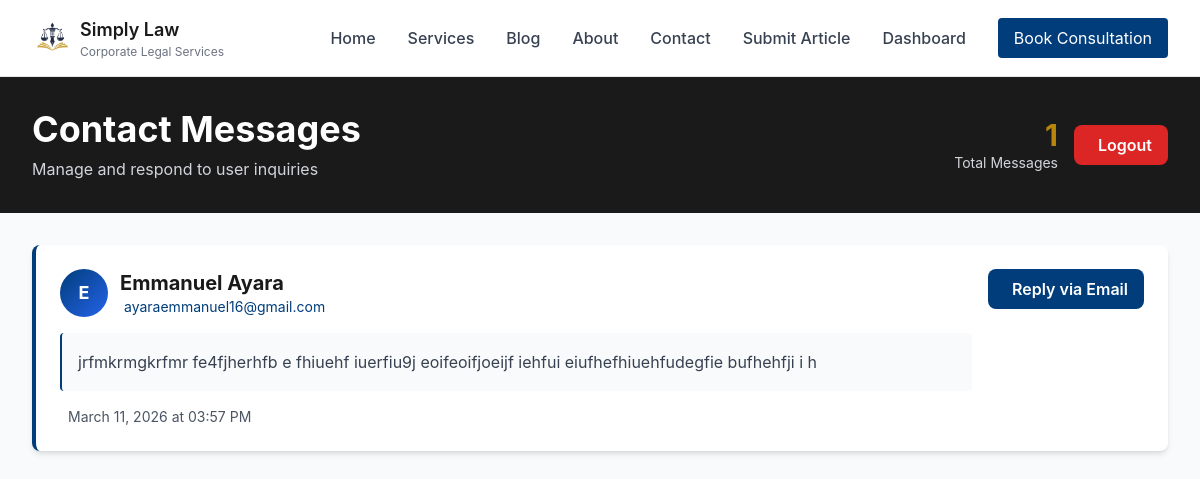
/admin/messages (signed in), run on the app's committed database.
### models.py (models this page shows)
class Message(db.Model):
    id = db.Column(db.Integer, primary_key=True)
    name = db.Column(db.String(100), nullable=False)
    email = db.Column(db.String(120), nullable=False)
    message = db.Column(db.Text, nullable=False)
    date_sent = db.Column(db.DateTime, default=datetime.utcnow)

### blueprints/admin.py (the view)
@admin_bp.route('/admin/messages')
@login_required
@admin_required
def view_messages():
    messages = Message.query.order_by(Message.date_sent.desc()).all()
    return render_template('messages.html', messages=messages)

### security.py (called while the page is built)
def admin_required(f):
    @wraps(f)
    def decorated_function(*args, **kwargs):
        if not current_user.is_authenticated:
            flash('You must be logged in.', 'danger')
            return redirect(url_for('auth.admin_login'))
        if not current_user.is_admin:
            flash('You do not have permission to access this page.', 'danger')
            return redirect(url_for('public.home'))
        return f(*args, **kwargs)
    return decorated_function

### templates/messages.html (shortened to what this page needs)
{% extends 'base.html' %}
{% block content %}
<section class="bg-law-dark text-white py-8">
    <div class="max-w-7xl mx-auto px-4 sm:px-6 lg:px-8">
        <div class="flex items-center justify-between">
            <div>
                <h1 class="text-4xl font-bold mb-2">Contact Messages</h1>
                <p class="text-gray-300">Manage and respond to user inquiries</p>
            </div>
            <div class="flex items-center gap-4">
                <div class="text-right">
                    <div class="text-3xl font-bold text-law-gold">{{ messages|length }}</div>
                    <div class="text-gray-300 text-sm">Total Messages</div>
                </div>
                <a href="{{ url_for('auth.admin_logout') }}" class="px-4 py-2 bg-red-600 text-white font-semibold rounded-lg hover:bg-red-700 transition inline-flex items-center gap-2">
                    Logout
                </a>
            </div>
        </div>
    </div>
</section>
<section class="py-8 bg-gray-50 min-h-screen">
    <div class="max-w-7xl mx-auto px-4 sm:px-6 lg:px-8">
        {% if messages %}
            <div class="space-y-4">
                {% for msg in messages %}
                    <div class="bg-white rounded-lg shadow-md hover:shadow-lg transition p-6 border-l-4 border-law-blue">
                        <div class="flex flex-col md:flex-row md:items-start md:justify-between">
                            <div class="flex-1 mb-4 md:mb-0">
                                <div class="mb-4">
                                    <div class="flex items-center gap-3 mb-3">
                                        <div class="w-12 h-12 rounded-full bg-gradient-to-br from-law-blue to-blue-600 flex items-center justify-center text-white font-bold text-lg">
                                            {{ msg.name[0].upper() }}
                                        </div>
                                        <div>
                                            <h3 class="text-xl font-bold text-law-dark">{{ msg.name }}</h3>
                                            <a href="mailto:{{ msg.email }}" class="text-law-blue hover:underline text-sm flex items-center gap-1">
                                                {{ msg.email }}
                                            </a>
                                        </div>
                                    </div>
                                </div>
                                <div class="mb-4 p-4 bg-gray-50 rounded border-l-2 border-law-blue">
                                    <p class="text-gray-700 leading-relaxed">
                                        {{ msg.message }}
                                    </p>
                                </div>
                                <div class="flex items-center gap-2 text-sm text-gray-600">
                                    <span>{{ msg.date_sent.strftime('%B %d, %Y at %I:%M %p') }}</span>
                                </div>
                            </div>
                            <div class="flex flex-col gap-2 md:ml-4">
                                <a href="mailto:{{ msg.email }}?subject=Re: Your Message to Simply Law-verse"
                                   class="px-4 py-2 bg-law-blue text-white font-semibold rounded-lg hover:bg-opacity-90 transition text-center inline-flex items-center justify-center gap-2">
                                    Reply via Email
                                </a>
                            </div>
                        </div>
                </div>
            {% endfor %}
        </div>
    {% endif %}
    </div>
</section>
{% endblock %}

### templates/base.html (style rules this page uses)
* { margin: 0; padding: 0; box-sizing: border-box; }
html { scroll-behavior: smooth; }
body { font-family: 'Inter', system-ui, -apple-system, sans-serif; background-color: #fafaf8; color: #1a1a1a; line-height: 1.6; }
a { transition: color 0.3s ease; }
.page-container { min-height: 100vh; display: flex; flex-direction: column; }
.bg-law-dark { background-color: #1a1a1a; }
.bg-law-blue { background-color: #003d7a; }
.text-law-dark { color: #1a1a1a; }
.text-law-blue { color: #003d7a; }
.text-law-gold { color: #b8860b; }
h1, h2, h3, h4, h5, h6 { font-weight: 700; line-height: 1.2; margin-bottom: 0.5rem; }
h1 { font-size: 2.5rem; }
h3 { font-size: 1.5rem; }
section { padding: 3rem 0; }

### data on the page
Message: name "E", name "Emmanuel Ayara", email "ayaraemmanuel16@gmail.com", message "jrfmkrmgkrfmr fe4fjherhfb e fhiuehf iuerfiu9j eoifeoifjoeijf iehfui eiufhefhiuehfudegfie bufhehfji i h", date_sent "March 11, 2026 at 03:57 PM"

### other printed values
{{ messages|length }} "1"
